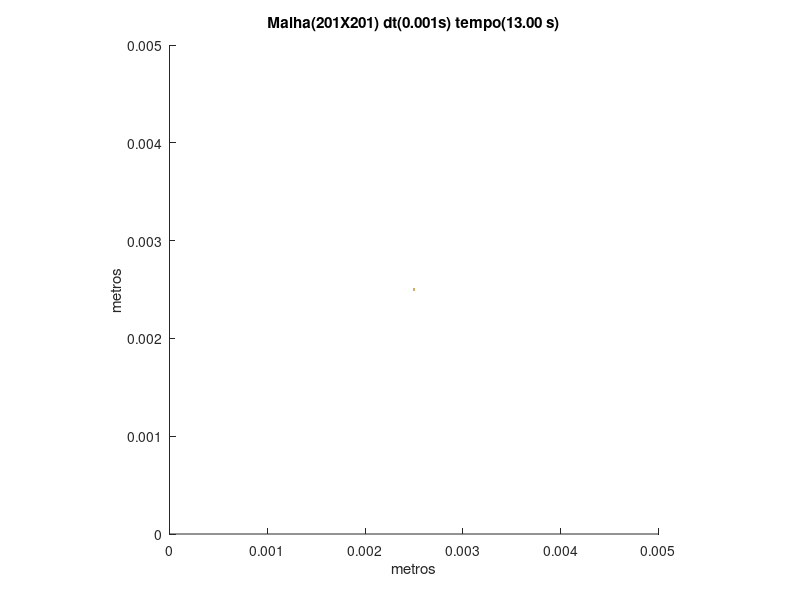

Recreate this plot in MATLAB.
set (gca,'PlotBoxAspectRatio',[1 1 1],'Xlim',[0,0.005],'Ylim',[0,0.005])
hold on
title('Malha(201X201) dt(0.001s) tempo(13.00 s)')
hold on
ylabel('metros')
hold on
xlabel('metros')
hold on

fill([0.00248756218905473 0.00248756218905473 0.00251243781094527 0.00251243781094527],[0.00248756218905473 0.00251243781094527 0.00251243781094527 0.00248756218905473],[0.8,0.7,0.4],'LineStyle','none')
